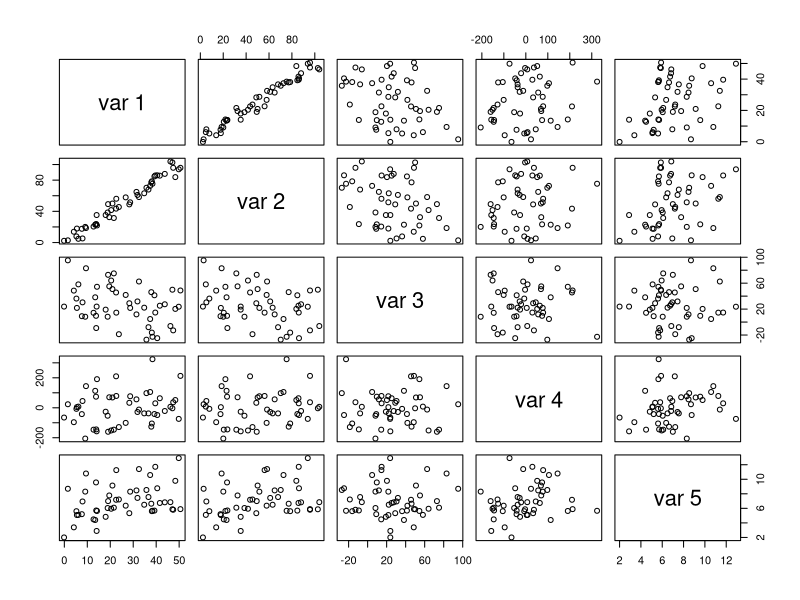

This figure's R source:
# First home assignment from JEM181 Data Science with R
# The assignment will be graded based on correctness and clarity of the results
# The code should be clear and easy to read


# We have the following matrix:
set.seed(123)
M <- matrix(
  c(
    1:50 + rnorm(50, 0, 2),
    seq(1, 100, 2) + rnorm(50, 0, 5),
    50:1 + runif(50, -50, 50),
    rnorm(50, 0, 100),
    log(1:50) + rpois(50, 4)
  ),
  50,
  5
)
pairs(M)

# ------------------------------------------------------------------- #
# -------------------- Exercise ------------------------------------- #
# ------------------------------------------------------------------- #

# a) Name the columns of matrix M as follows: a, B, C, d, E
# b) Choose only columns a, C, d and E and convert them to data frame called "M.f". Use 3 different methods of indexing to get the same result.
#    (hint: positive integers, negative integers, characters)
# c) Make a subset of this data frame such that only rows where observations in column "a" are smaller than 35 remain. We do not want to change the name of the data frame, i.e. M.f name holds.
# d) Add new variable to the data frame. It should be factor variable named "fctrs" with 3 levels such that:
##   Whenever observation in column "d" of M.f is smaller than observation in previous row, the new variable takes value "fall". (hint: for)
##   If the previous does not hold, the new variable takes value "smallbeg" for first x observations for which variable "d" from M.f is not bigger than 190. (hint: while/repeat)
##   All other possibilities will result in the value of "inconclusive".
##   !NOTE! You may perform d) in several steps - it will be easier to write as well as read.
# e) Recall the simple linear regression formula for estimating coefficients: B = ((X'X)^-1)X'y.
#    Build a function with 2 inputs: y  and X.
#    The function's output are Beta coefficients. They should be properly named, i.e. B1, B2, ... (don't forget intercept!)
#    Use this function to calculate beta coefficients for the case where variable "a" from M.f is dependent 
#    and the rest are independent variables (except the new factor variable which is left out).
# f) OPTIONAL: Check the counts of and different average values of "a" for different factor levels (hint: table)

